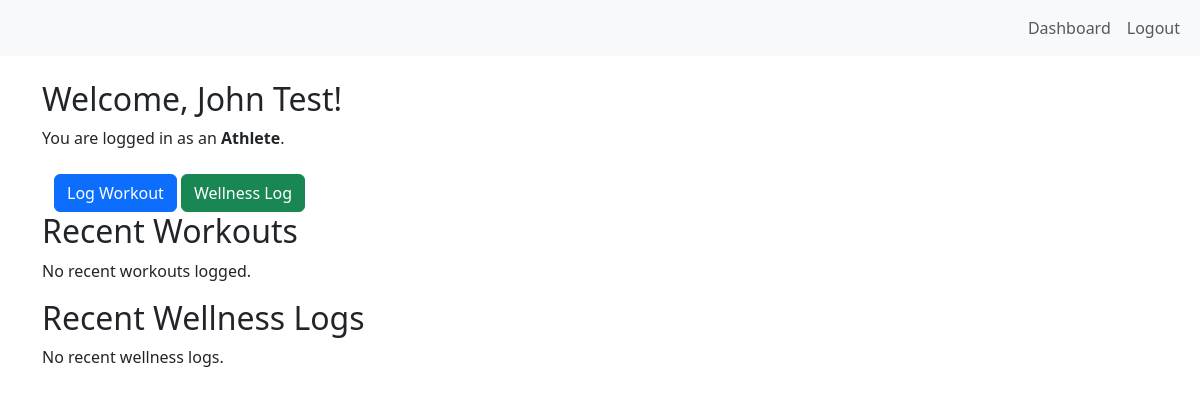
/athlete/dashboard (signed in), run on an earlier commit of the app's database.
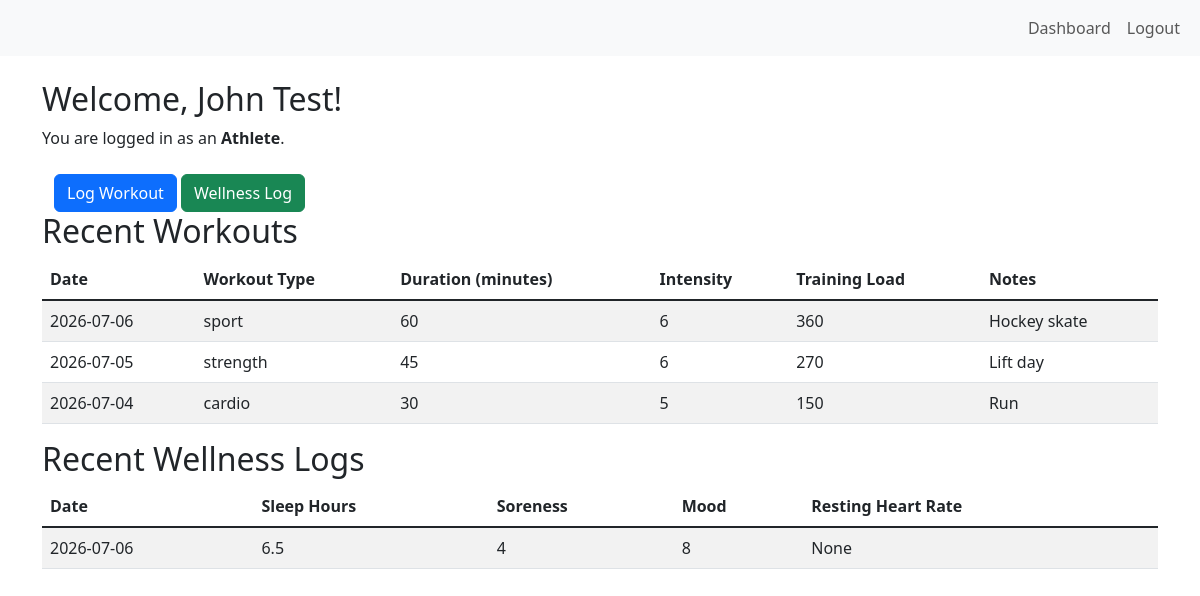
And on a later commit of the database.
### app/models.py (models this page shows)
class User(UserMixin, db.Model):
    id = db.Column(db.Integer, primary_key=True)
    username = db.Column(db.String(150), unique=True, nullable=False)
    email = db.Column(db.String(150), unique=True, nullable=False)
    password_hash = db.Column(db.String(256), nullable=False)
    role = db.Column(db.String(50), nullable=False)  # 'coach' or 'athlete'
    created_at = db.Column(db.DateTime, default=datetime.utcnow)

class WorkoutLog(db.Model):
    id = db.Column(db.Integer, primary_key=True)
    athlete_id = db.Column(db.Integer, db.ForeignKey('user.id'), nullable=False)
    date = db.Column(db.DateTime, default=datetime.utcnow, nullable=False)
    workout_type = db.Column(db.String(100), nullable=False)
    duration_minutes = db.Column(db.Integer, nullable=False)
    intensity = db.Column(db.Integer, nullable=False)  # e.g., 1-10 scale
    notes = db.Column(db.Text, nullable=True)
    @property
    def training_load(self):
        return self.duration_minutes * self.intensity

class WellnessLog(db.Model):
    id = db.Column(db.Integer, primary_key=True)
    athlete_id = db.Column(db.Integer, db.ForeignKey('user.id'), nullable=False)
    date = db.Column(db.DateTime, default=datetime.utcnow, nullable=False)
    sleep_hours = db.Column(db.Float, nullable=False)
    soreness = db.Column(db.Integer, nullable=False)  #1-10 scale
    mood = db.Column(db.Integer, nullable=False)  # 1-10 scale
    resting_heart_rate = db.Column(db.Integer, nullable=True)

### app/routes.py (the view)
@main_bp.route('/athlete/dashboard')
@login_required
def athlete_dashboard():
    if current_user.role != 'athlete':
        abort(403)  # cannot access if not an athlete
    workout_logs = WorkoutLog.query.filter_by(athlete_id=current_user.id).order_by(WorkoutLog.date.desc()).limit(7).all()
    wellness_logs = WellnessLog.query.filter_by(athlete_id=current_user.id).order_by(WellnessLog.date.desc()).limit(7).all()
    return render_template('athlete_dashboard.html', workout_logs=workout_logs, wellness_logs=wellness_logs)

### app/__init__.py (called while the page is built)
def create_app():
    app = Flask(__name__, template_folder='../templates/')
    app.config.from_object(Config)
    db.init_app(app)
    login_manager.init_app(app)
    from app.models import User
    @login_manager.user_loader
    def load_user(user_id):
        return User.query.get(int(user_id))
    from app.routes import main_bp
    app.register_blueprint(main_bp)
    return app

### templates/athlete_dashboard.html
{% extends "base.html" %}
{% block content %}
<div class="container mt-4">
    <h2>Welcome, {{ current_user.username }}!</h2>
    <p>You are logged in as an <strong>Athlete</strong>.</p>
    <div class="container-fluid mt-4">
        <a href="{{ url_for('main.workout_log') }}" class="btn btn-primary">Log Workout</a>
        <a href="{{ url_for('main.wellness_log') }}" class="btn btn-success">Wellness Log</a>
    </div>
    <h2>Recent Workouts</h2>
    {% if workout_logs %}
        <table class="table table-striped table-hover">
            <thead>
                <tr>
                    <th>Date</th>
                    <th>Workout Type</th>
                    <th>Duration (minutes)</th>
                    <th>Intensity</th>
                    <th>Training Load</th>
                    <th>Notes</th>
                </tr>
            </thead>
            <tbody class="table-group-divider">
                {% for log in workout_logs %}
                <tr>
                    <td>{{ log.date.strftime('%Y-%m-%d') }}</td>
                    <td>{{ log.workout_type }}</td>
                    <td>{{ log.duration_minutes }}</td>
                    <td>{{ log.intensity }}</td>
                    <td>{{ log.training_load }}</td>
                    <td>{{ log.notes }}</td>
                </tr>
                {% endfor %}
            </tbody>
        </table>
    {% else %}
        <p>No recent workouts logged.</p>
    {% endif %}
    <h2>Recent Wellness Logs</h2>
    {% if wellness_logs %}
        <table class="table table-striped table-hover">
            <thead>
                <tr>
                    <th>Date</th>
                    <th>Sleep Hours</th>
                    <th>Soreness</th>
                    <th>Mood</th>
                    <th>Resting Heart Rate</th>
                </tr>
            </thead>
            <tbody class="table-group-divider">
                {% for log in wellness_logs %}
                <tr>
                    <td>{{ log.date.strftime('%Y-%m-%d') }}</td>
                    <td>{{ log.sleep_hours }}</td>
                    <td>{{ log.soreness }}</td>
                    <td>{{ log.mood }}</td>
                    <td>{{ log.resting_heart_rate }}</td>
                </tr>
                {% endfor %}
            </tbody>
        </table>
    {% else %}
        <p>No recent wellness logs.</p>
    {% endif %}
</div>
{% endblock %}

### templates/base.html (shortened to what this page needs)
<!DOCTYPE html>
<html lang="en">
<head>
    <link href="https://cdn.jsdelivr.net/npm/bootstrap@5.3.0/dist/css/bootstrap.min.css" rel="stylesheet">
</head>
<body>
    <nav class ="navbar navbar-expand-lg navbar-light bg-light">
        <div class="container-fluid">
            <div class="collapse navbar-collapse" id="navbarNav">
            {% if current_user.is_authenticated %}
                <ul class="navbar-nav ms-auto">
                    <li class="nav-item">
                        <a class="nav-link" href="{{ url_for('main.dashboard') }}">Dashboard</a>
                    </li>
                    <li class="nav-item">
                        <a class="nav-link" href="{{ url_for('main.logout') }}">Logout</a>
                    </li>
                </ul>
            {% endif %}
            </div>
        </div>
    </nav>
    {% block content %}
    {% endblock %}
</body>
</html>

What changed in the data, as far as the page shows it:
added WorkoutLog: date "2026-07-06", workout_type "sport", duration_minutes "60", intensity "6", training_load "360", notes "Hockey skate"
added WorkoutLog: date "2026-07-05", workout_type "strength", duration_minutes "45", intensity "6", training_load "270", notes "Lift day"
added WorkoutLog: date "2026-07-04", workout_type "cardio", duration_minutes "30", intensity "5", training_load "150", notes "Run"
added WellnessLog: date "2026-07-06", sleep_hours "6.5", soreness "4", mood "8", resting_heart_rate "None"
Also different on the page:
text no longer shown: "No recent workouts logged. No recent wellness logs."
text now shown: "Date Workout Type Duration (minutes) Intensity Training Load Notes Date Sleep Hours Soreness Mood Resting Heart Rate"
